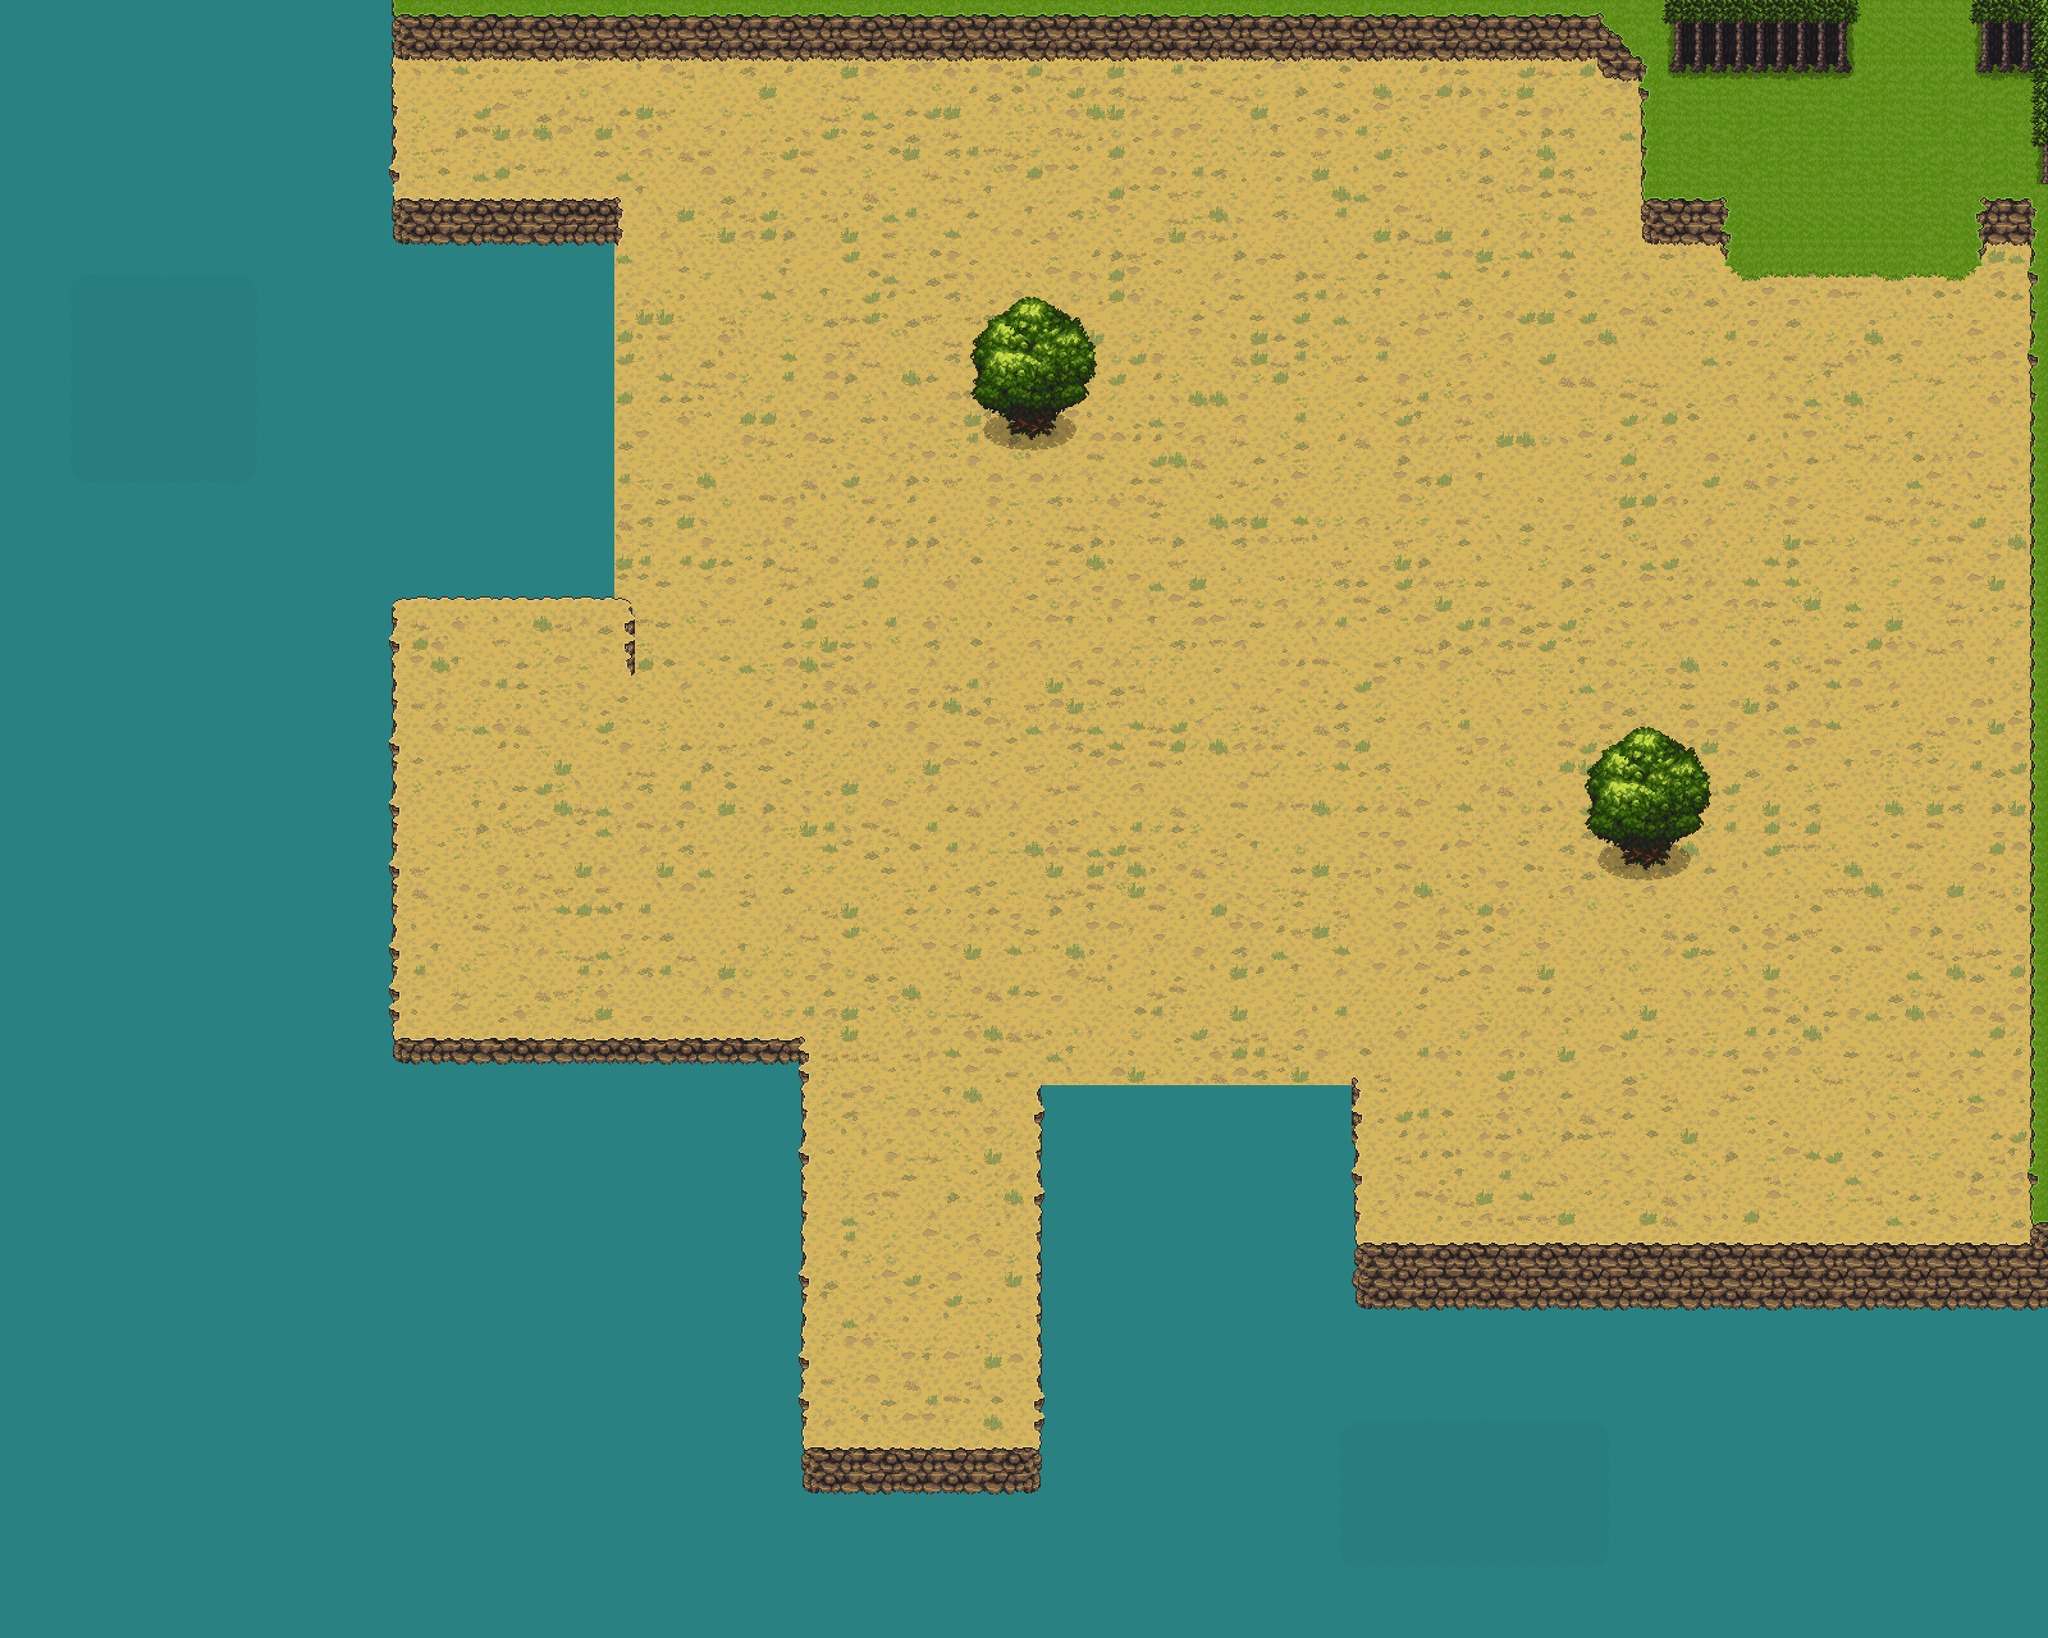

A level layout from a 2D game, rendered from its tile map. Below: a short description, then the map file with tile-grid data replaced by summaries:
An orthogonal 100x80 tile map with 32x32 px tiles, 6 tile layers (sea, island, beta_respawn, neutral, ...), 1 hidden layer not drawn.

<map version="1.10" tiledversion="1.10.1" orientation="orthogonal" renderorder="right-down" width="100" height="80" tilewidth="32" tileheight="32" infinite="0" nextlayerid="9" nextobjectid="1">
 <editorsettings>
  <export target="../../../di-engine-node/first_map.tmx" format="tmx" />
 </editorsettings>
 <tileset firstgid="1" source="CL_MainLev_32.tsx" />
 <layer id="1" name="sea" width="100" height="80">
  <data>[8000 cells, 8000 non-empty, 16 distinct tile ids]</data>
 </layer>
 <layer id="2" name="island" width="100" height="80">
  <data>[8000 cells, 4380 non-empty, 113 distinct tile ids]</data>
 </layer>
 <layer id="3" name="alpha_respawn" width="100" height="80" visible="0" locked="1">
  <data>[8000 cells, 84 non-empty, 16 distinct tile ids]</data>
 </layer>
 <layer id="4" name="beta_respawn" width="100" height="80" locked="1">
  <data>[8000 cells, 144 non-empty, 4 distinct tile ids]</data>
 </layer>
 <layer id="6" name="neutral" width="100" height="80">
  <data>[8000 cells, 235 non-empty, 30 distinct tile ids]</data>
 </layer>
 <layer id="5" name="restrict" width="100" height="80">
  <data>[8000 cells, 653 non-empty, 132 distinct tile ids]</data>
 </layer>
 <layer id="8" name="decoration" width="100" height="80">
  <data>[8000 cells, 112 non-empty, 56 distinct tile ids]</data>
 </layer>
</map>
